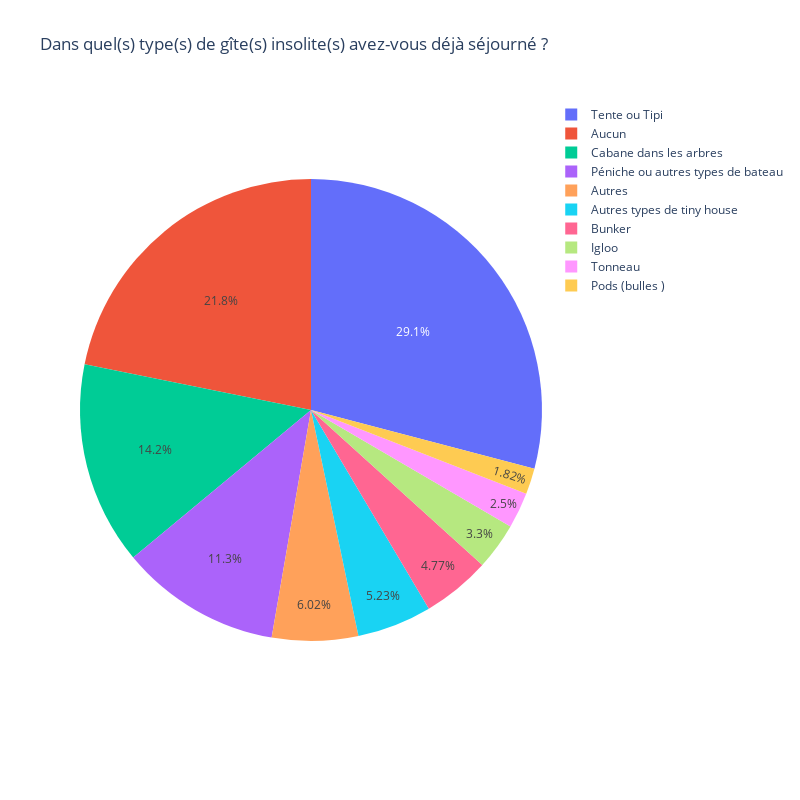

Source (notebook cell):
### Code cell
data_questions_3 = df[cols[3]].apply(keep_all_part_that_match, list_to_remove=question3_answers).explode().value_counts()

data_questions_3 = pd.concat([data_questions_3, data_autres])


fig = px.pie(
    data_questions_3,
    values=data_questions_3.values,
    names=data_questions_3.index,
    title=cols[3],
    width=800,
    height=800,
)


fig.update_traces(textposition='inside')
fig.update_layout(uniformtext_minsize=12, uniformtext_mode='hide')

# show the plot

fig.show()

### Figure 1 — Plotly figure (JSON) as saved in the notebook; plotly's stock layout.template omitted (floating-point values rounded to 4 significant figures)
{"data": [{"domain": {"x": [0, 1], "y": [0, 1]}, "hovertemplate": "index=%{label}<br>value=%{value}<extra></extra>", "labels": ["Tente ou Tipi", "Aucun", "Cabane dans les arbres", "Péniche ou autres types de bateau", "Autres types de tiny house", "Bunker", "Igloo", "Tonneau", "Pods (bulles )", "Autres"], "legendgroup": "", "name": "", "showlegend": true, "textposition": "inside", "type": "pie", "values": [256, 192, 125, 99, 46, 42, 29, 22, 16, 53]}], "layout": {"height": 800, "legend": {"tracegroupgap": 0}, "title": {"text": "Dans quel(s) type(s) de gîte(s) insolite(s) avez-vous déjà séjourné ?"}, "uniformtext": {"minsize": 12, "mode": "hide"}, "width": 800}}
